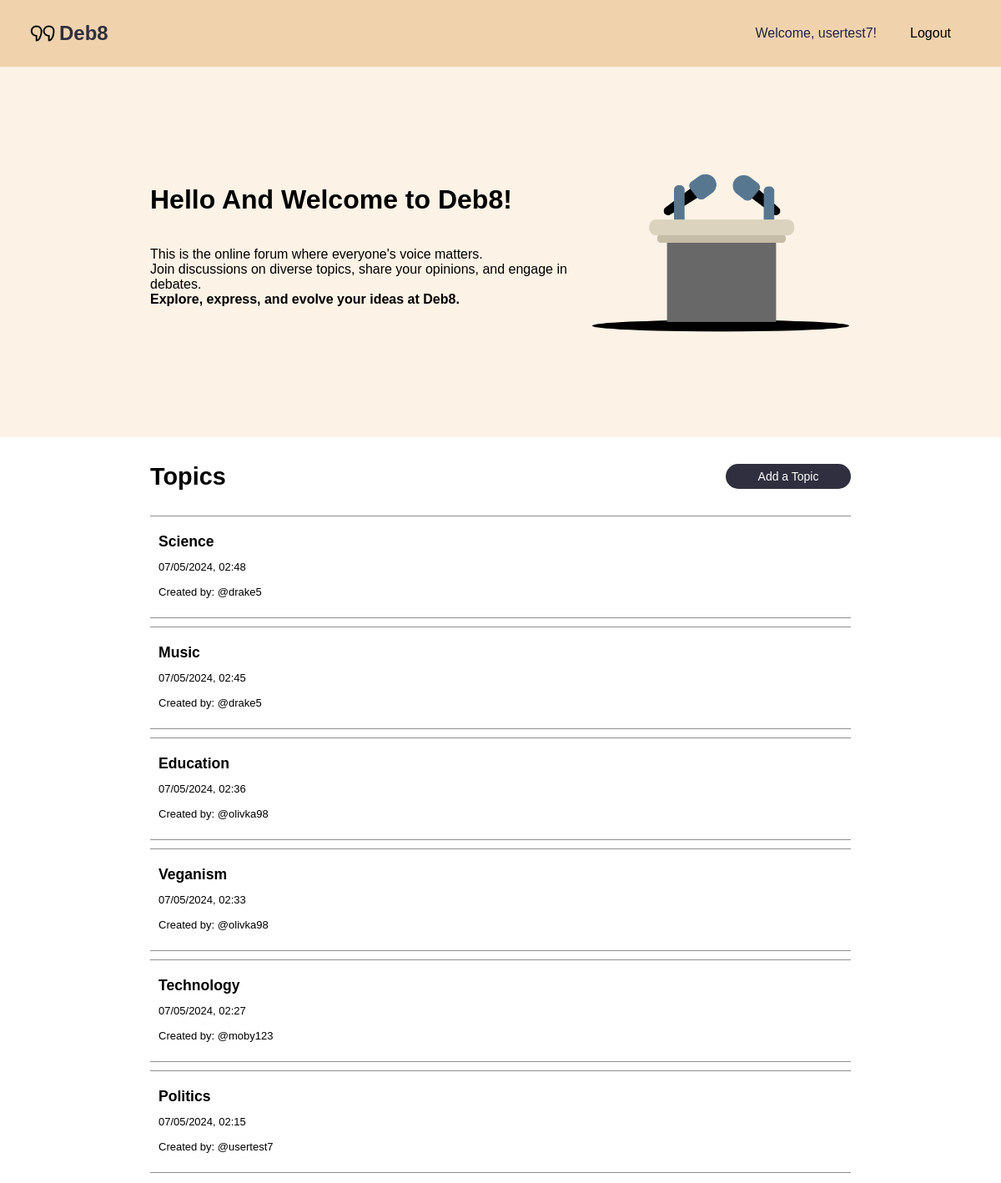
Page / (signed in) on the committed database.
### tables this page shows
CREATE TABLE topic (
    topicID INTEGER PRIMARY KEY AUTOINCREMENT,
    topicName TEXT NOT NULL,
    postingUser INTEGER,
    creationTime INTEGER NOT NULL DEFAULT (strftime('%m/%d/%Y %H:%M:%S', 'now')),
    updateTime INTEGER NOT NULL DEFAULT (strftime('%m/%d/%Y %H:%M:%S', 'now')),
    FOREIGN KEY (postingUser) REFERENCES user(userID) ON DELETE SET NULL ON UPDATE CASCADE
);

### app.py (the view)
@app.route('/')
def home():
    context = {
        'logged_in': session.get('logged_in', False),
        'username': session.get('username', None)
    }
    conn = sqlite3.connect('debate.sqlite')
    conn.row_factory = sqlite3.Row
    cursor = conn.execute('SELECT * FROM topic ORDER BY creationTime DESC')
    topics = [dict(row) for row in cursor.fetchall()]
    conn.close()
    context['topics'] = topics
    print("Topics retrieved from database:", topics)
    return render_template('home.html', context=context)

### templates/home.html (shortened to what this page needs)
{% extends "base.html" %}
{% block head %}
<link rel="stylesheet" type="text/css" href="{{url_for('static', filename='home.css')}}">
{% endblock %}
{% block content %}
<div class="main-container">
    <div class="hello">
        <div class="hello-text">
            <h1>Hello And Welcome to Deb8!</h1>
            <p>This is the online forum where everyone's voice matters. <br>
            Join discussions on diverse topics, share your opinions, and engage in debates.<br>
            <strong>Explore, express, and evolve your ideas at Deb8.</strong></p>
        </div>
        <div class="hello-img">
            <img src="{{ url_for('static', filename='images/debate.png') }}" alt="debate banner">
        </div>
    </div>
    <div class="main-header">
        <h3>Topics</h3>
        <p id="add" style="cursor: pointer;">Add a Topic</p>
    </div>
    <div class="topics">
        {% for topic in context.topics %}
            <div class="topic-container">
                <div class="first-cont">
                    <a id="header" href="{{ url_for('topic', topicId=topic.topicID) }}">{{ topic.topicName }}</a>
                    <p class="info" id="time">{{topic.creationTime}}</p>
                </div>
                <div class="topic-info">
                    <p class="info">Created by: @{{topic.postingUser}}</p>
                </div>
            </div>
        {% endfor %}
    </div>
</div>
{% endblock %}

### templates/base.html (shortened to what this page needs)
<!DOCTYPE html>
<html lang="en">
<head>
    <link rel="stylesheet" type="text/css" href="{{url_for('static', filename='base.css')}}">
    {% block head %}{% endblock head %}
</head>
<body>
    <div class="header">
        <div class="logo-container">
            <img id="debate-logo" src="{{ url_for('static', filename='images/logo.png') }}" alt="Deb8 logo">
            <a id="logo" href="{{ url_for('home') }}">Deb8</a>
        </div>
        <div class="login-container">
            {% if not context.logged_in %}
                <a id="login">Log In</a>
            {% else %}
                <p>Welcome, {{ context.username }}!</p>
                <a id="logout" href="{{ url_for('logout') }}">Logout</a>
            {% endif %}
        </div>
    </div>
    {% block content %}{% endblock content %}
</body>
</html>

### static/base.css (style rules this page uses)
* { font-family: Arial; }
body { padding: 0; margin: 0; background-color: white; }
a { text-decoration: none; cursor: pointer; color: black; }
.header { display: flex; justify-content: space-between; width: 100%; height: 10vh; background-color: #f0d3ad; }
.logo-container { display: flex; justify-content: center; align-items: center; margin-left: 3vw; }
#logo { font-size: 1.5rem; font-weight: 600; color: #2f2f3f; }
#debate-logo { width: 30px; height: 20px; margin-right: 5px; }
.login-container { display: flex; width: 20vw; justify-content: flex-end; align-items: center; margin-right: 5vw; }
.login-container p { color: #21214d; }
#logout { margin-left: 40px; }
.main-header h3 { color: #21214d; font-size: 1.8rem; }
h3 { color: #21214d; font-size: 1.8rem; }

### static/home.css (style rules this page uses)
.main-container { width: 100vw; height: 100vh; display: flex; flex-direction: column; align-items: center; }
.topics { display: flex; flex-direction: column; width: 70%; min-height: 800px; height: auto; }
#add { display: flex; justify-content: center; align-items: center; height: 30px; width: 150px; margin: 4vh 0; color: white; background-color: #2f2f3f; border-radius: 15px; font-size: 14px; }
.topic-container { margin-bottom: 10px; padding: 10px; background-color: white; border-top: 1px solid #918e8e; border-bottom: 1px solid #918e8e; display: flex; flex-direction: column; align-items: flex-start; }
#header { padding: 10px 0; font-size: 1.1rem; }
.topic-info { display: flex; }
.info { font-size: 13px; margin-top: 2px; }
.topic-container a { font-weight: 600; }
.first-cont { display: flex; flex-direction: column; align-items: flex-start; }
.main-container h3 { color: black; }
.hello { display: flex; justify-content: space-between; width: 100vw; height: 100%; padding-top: 15vh; padding-bottom: 15vh; background-color: #FCF2E5; }
.hello-text { display: flex; flex-direction: column; margin-left: 15vw; height: 100%; }
.hello-img { margin-right: 15vw; }
.hello-img img { height: 200px; }
.main-header { display: flex; justify-content: space-between; align-items: center; width: 70%; font-size: 1.2rem; }

### rows in the picture
topic: username "usertest7", topicName "Politics", creationTime "07/05/2024, 02:15", postingUser "usertest7"
topic: topicName "Science", creationTime "07/05/2024, 02:48", postingUser "drake5"
topic: topicName "Music", creationTime "07/05/2024, 02:45", postingUser "drake5"
topic: topicName "Education", creationTime "07/05/2024, 02:36", postingUser "olivka98"
topic: topicName "Veganism", creationTime "07/05/2024, 02:33", postingUser "olivka98"
topic: topicName "Technology", creationTime "07/05/2024, 02:27", postingUser "moby123"
